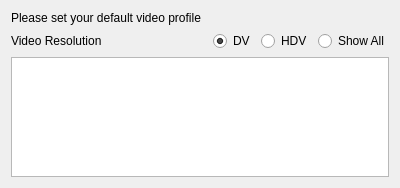
<?xml version="1.0" encoding="UTF-8"?>
<ui version="4.0">
 <class>WizardStandard_UI</class>
 <widget class="QWidget" name="WizardStandard_UI">
  <property name="geometry">
   <rect>
    <x>0</x>
    <y>0</y>
    <width>400</width>
    <height>188</height>
   </rect>
  </property>
  <layout class="QGridLayout" name="gridLayout_2">
   <item row="0" column="0" colspan="6">
    <widget class="QLabel" name="label_3">
     <property name="text">
      <string>Please set your default video profile</string>
     </property>
    </widget>
   </item>
   <item row="1" column="0">
    <widget class="QLabel" name="label_2">
     <property name="text">
      <string>Video Resolution</string>
     </property>
    </widget>
   </item>
   <item row="1" column="1">
    <spacer name="horizontalSpacer_2">
     <property name="orientation">
      <enum>Qt::Horizontal</enum>
     </property>
     <property name="sizeHint" stdset="0">
      <size>
       <width>1</width>
       <height>20</height>
      </size>
     </property>
    </spacer>
   </item>
   <item row="1" column="2" colspan="2">
    <widget class="QRadioButton" name="button_dv">
     <property name="text">
      <string>DV</string>
     </property>
     <property name="checked">
      <bool>true</bool>
     </property>
    </widget>
   </item>
   <item row="1" column="4">
    <widget class="QRadioButton" name="button_hdv">
     <property name="text">
      <string>HDV</string>
     </property>
    </widget>
   </item>
   <item row="1" column="5">
    <widget class="QRadioButton" name="button_all">
     <property name="text">
      <string>Show All</string>
     </property>
    </widget>
   </item>
   <item row="2" column="0" colspan="6">
    <widget class="QListWidget" name="profiles_list">
     <property name="sizePolicy">
      <sizepolicy hsizetype="Expanding" vsizetype="Expanding">
       <horstretch>0</horstretch>
       <verstretch>0</verstretch>
      </sizepolicy>
     </property>
     <property name="alternatingRowColors">
      <bool>true</bool>
     </property>
     <property name="sortingEnabled">
      <bool>true</bool>
     </property>
    </widget>
   </item>
  </layout>
 </widget>
 <resources/>
 <connections/>
</ui>
